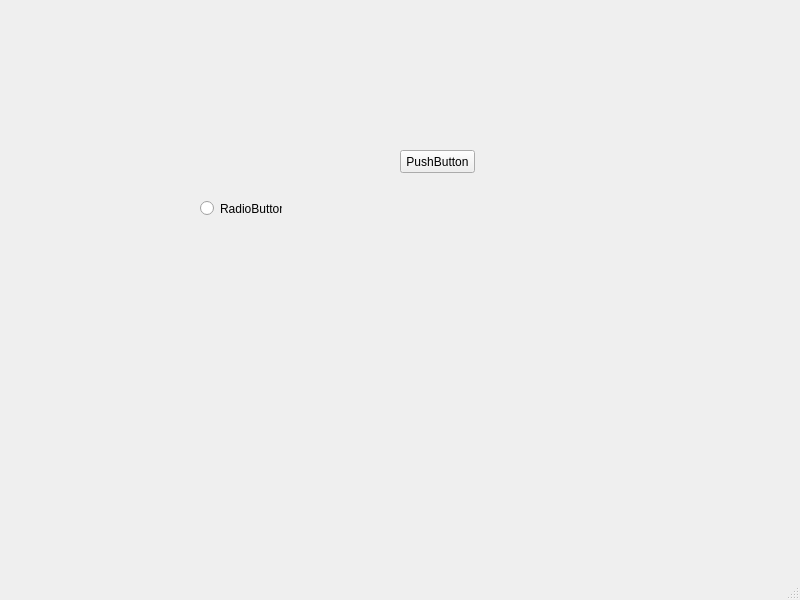
<?xml version="1.0" encoding="UTF-8"?>
<ui version="4.0">
 <class>MainWindow</class>
 <widget class="QMainWindow" name="MainWindow">
  <property name="geometry">
   <rect>
    <x>0</x>
    <y>0</y>
    <width>800</width>
    <height>600</height>
   </rect>
  </property>
  <property name="windowTitle">
   <string>MainWindow</string>
  </property>
  <widget class="QWidget" name="centralwidget">
   <widget class="QRadioButton" name="radioButton">
    <property name="geometry">
     <rect>
      <x>200</x>
      <y>200</y>
      <width>82</width>
      <height>17</height>
     </rect>
    </property>
    <property name="text">
     <string>RadioButton</string>
    </property>
   </widget>
   <widget class="QPushButton" name="pushButton">
    <property name="geometry">
     <rect>
      <x>400</x>
      <y>150</y>
      <width>75</width>
      <height>23</height>
     </rect>
    </property>
    <property name="text">
     <string>PushButton</string>
    </property>
   </widget>
  </widget>
  <widget class="QMenuBar" name="menubar">
   <property name="geometry">
    <rect>
     <x>0</x>
     <y>0</y>
     <width>800</width>
     <height>21</height>
    </rect>
   </property>
  </widget>
  <widget class="QStatusBar" name="statusbar"/>
 </widget>
 <resources/>
 <connections/>
</ui>
